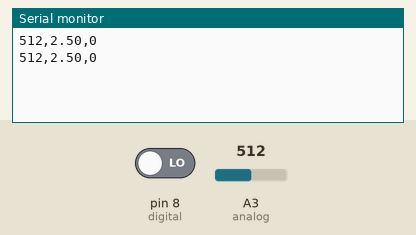
This sketch was run on a simulated Arduino Uno, built with avr-gcc and run on an emulated ATmega328P. Parts: the last lines printed to the serial monitor. The test bench sets the inputs (shaded band); at power-on: A3 (analog) = 512, pin 8 (digital) LOW.

Above: at 1.2 s.
1.3 s: A3 (analog) set to 716
At 2.6 s:
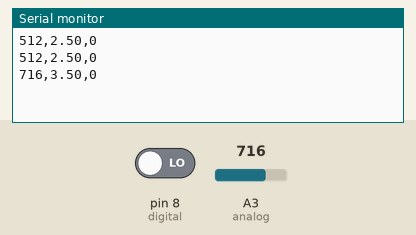
2.8 s: pin 8 (digital) driven HIGH
At 3.8 s:
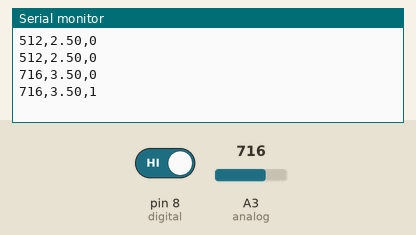
4.3 s: A3 (analog) set to 900
At 5.6 s:
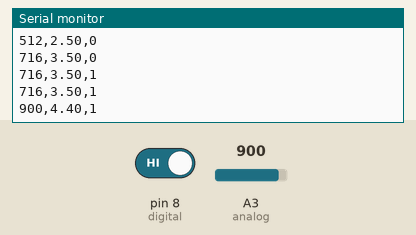
5.8 s: pin 8 (digital) driven LOW
At 6.5 s:
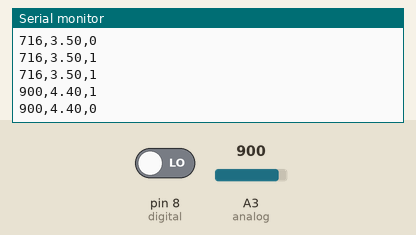
Timing chart, 0 to 8.3 s (numbered marks = the images above; inputs shaded):
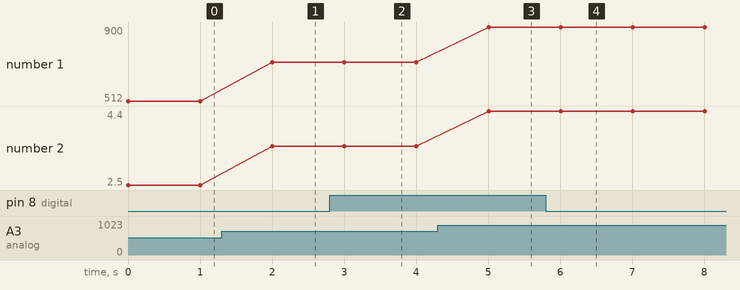

The sketch:

ky038.ino
```cpp
/* ky038
 * Joshua Silva
 *
 * Purpose: To collect sound data from the Microphone Sound Sensor Module KY-038
 *
 * Notes: Turn potentiometer to change sensitivity. Left for less sensitivity, and vice versa.
          digital_out should be 1 when noise detected out
          analog values lower with more noise
 *
 * Output format is: analog_out, analog_voltage, digital_out
 */

#define analog A3
#define digital 8

void setup() {
  Serial.begin(9600);

  // Just in case
  pinMode(analog, INPUT);
  pinMode(digital, INPUT);
}

void loop() {
  // Print out analog and digital readings from the KY-038
  Serial.print(analogRead(analog));
  Serial.print(F(","));
  Serial.print(analogRead(analog) * (5.0 / 1023.0));
  Serial.print(F(","));
  Serial.print(digitalRead(digital));
  Serial.print("\n");

  delay(1000);
}
```

Measured:
- after the input at 1.3 s, the serial monitor: prints a new line after 0.70 s (image 1)
- after the input at 2.8 s, the serial monitor: prints a new line after 0.20 s (image 2)
- after the input at 4.3 s, the serial monitor: prints a new line after 0.70 s (image 3)
- after the input at 5.8 s, the serial monitor: prints a new line after 0.21 s (image 4)
- plotted number 1: 512 → 716 after the input at 1.3 s, 716 → 900 after the input at 4.3 s
- plotted number 2: 2.5 → 3.5 after the input at 1.3 s, 3.5 → 4.4 after the input at 4.3 s
